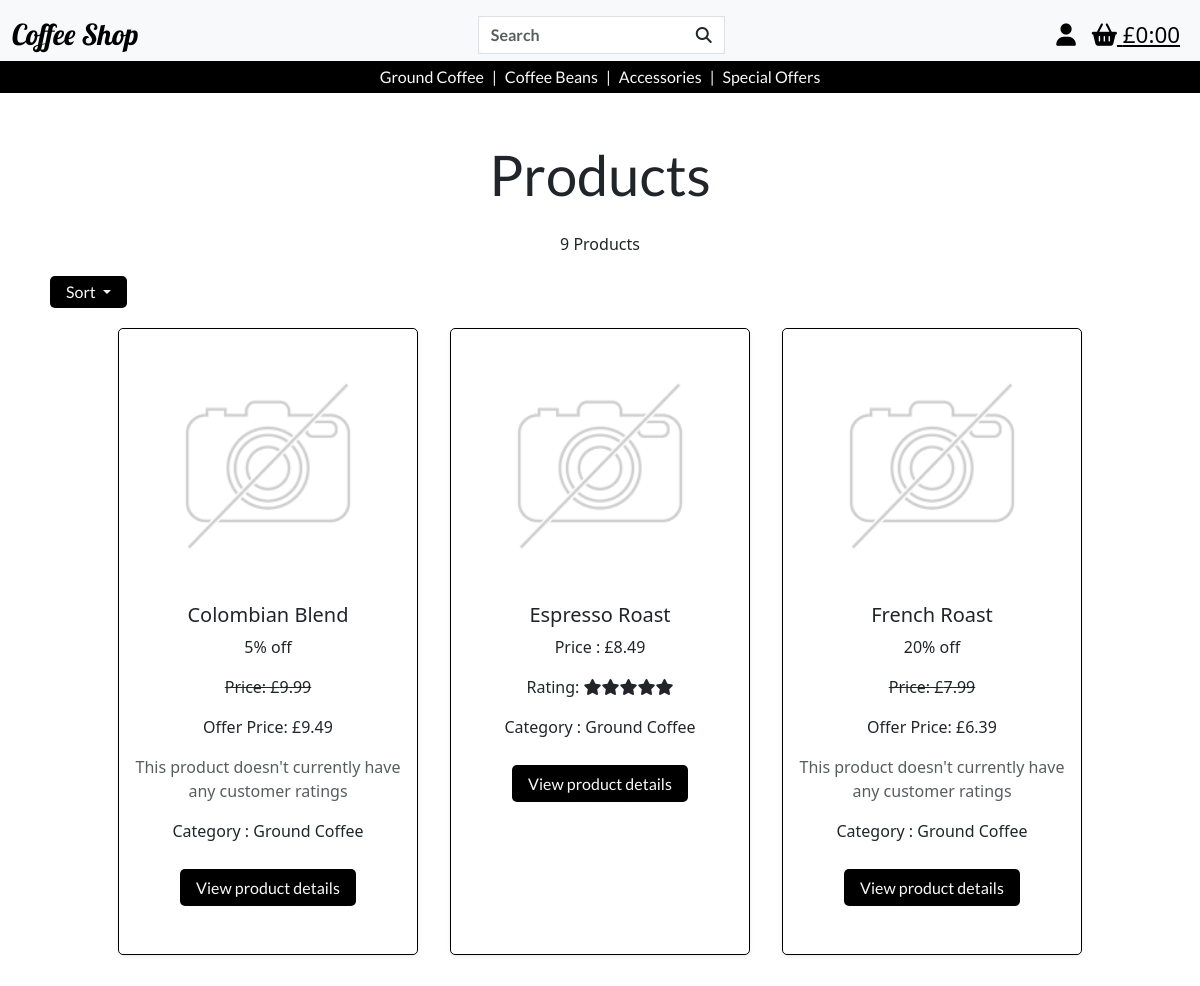
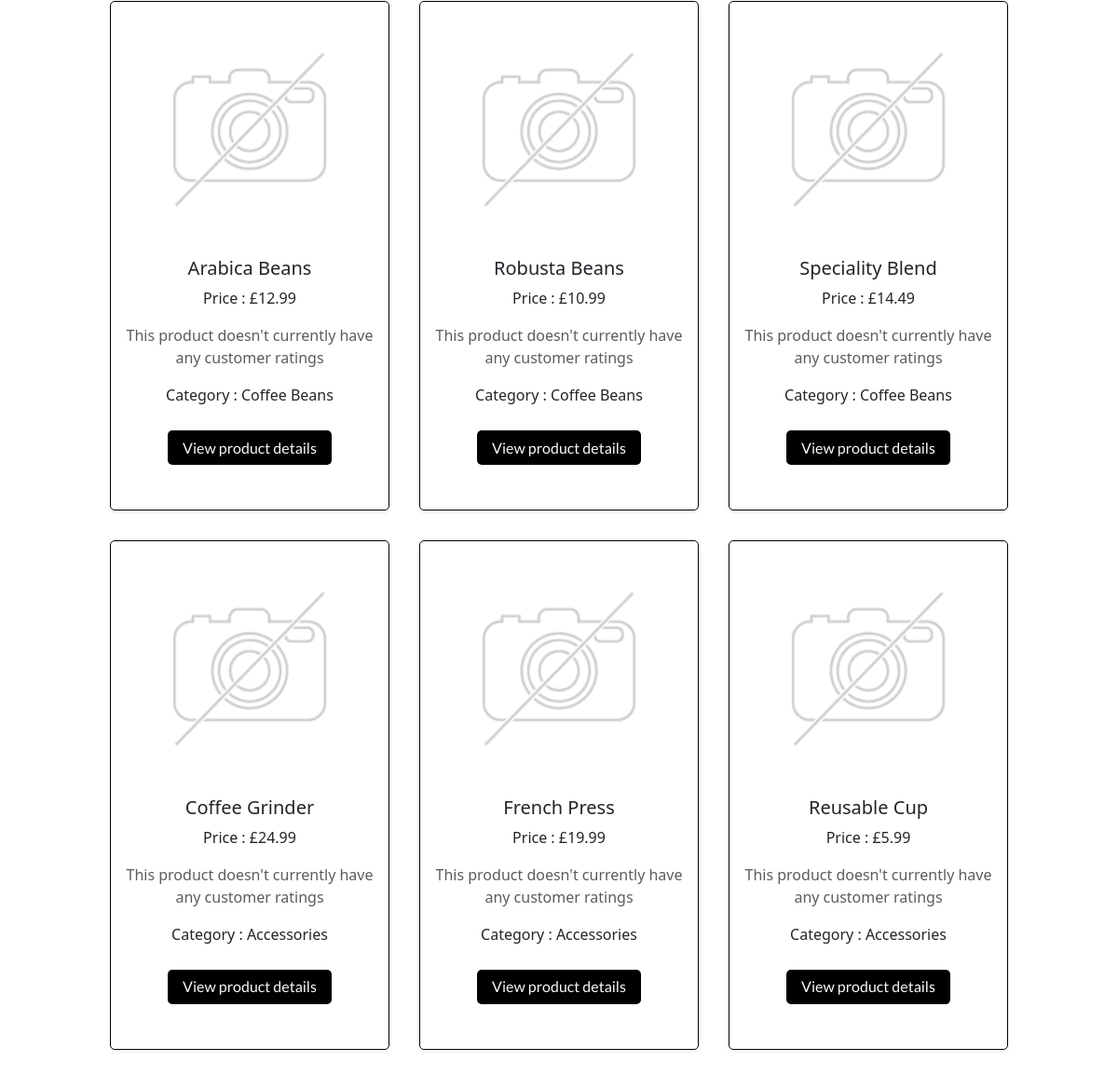
Screenshot of /products/ with the database file from the repository (2 pictures, top to bottom).
### products/models.py (models this page shows, shortened)
class Product(models.Model):
    category = models.ForeignKey(
        'Category', null=True, blank=True, on_delete=models.SET_NULL)
    sku = models.CharField(max_length=254, null=True, blank=True)
    product_name = models.CharField(max_length=254)
    description = models.TextField()
    price = models.DecimalField(max_digits=6, decimal_places=2)
    image_url = models.URLField(max_length=1024, null=True, blank=True)
    image = models.ImageField(null=True, blank=True)

class Category(models.Model):
    class Meta:
        verbose_name_plural = 'Categories'
    name = models.CharField(max_length=254)
    friendly_name = models.CharField(max_length=254, null=True, blank=True)

### promotions/models.py (models this page shows)
class Discount(models.Model):
    product = models.OneToOneField(Product, on_delete=models.CASCADE, related_name='discount', primary_key=True)
    percentage = models.PositiveIntegerField(validators=[MaxValueValidator(50)])
    def apply_discount(self, price):
        discounted_price = price - (price * self.percentage / 100)
        return round(discounted_price, 2)
    def discounted_price(self):
        return self.apply_discount(self.product.price)
    def __str__(self):
        return f"{self.percentage}% off"

### products/views.py (the view, shortened to what this page needs)
# urls.py: path('', views.all_products, name='products'),
def all_products(request):
    products = Product.objects.all()
    query = None
    sort = None
    direction = None
    category = None
    sortkey = 'id'
    products = products.annotate(avg_rating=Round(Avg('reviews__rating')))
    current_sorting = f'{sort}_{direction}'
    context = {
        'products': products,
        'search_term': query,
        'current_sorting': current_sorting,
        'selected_category': category,
    }
    return render(request, 'products/products.html', context)

### bag/contexts.py (called while the page is built, shortened)
def bag_contents(request):
    bag_items = []
    total = 0
    product_count = 0
    bag = request.session.get('bag', {})
    if total < settings.FREE_DELIVERY_THRESHOLD:
        delivery = total * Decimal(settings.STANDARD_DELIVERY_PERCENTAGE / 100)
        free_delivery_delta = settings.FREE_DELIVERY_THRESHOLD - total
    else:
        delivery = 0
        free_delivery_delta = 0
    grand_total = delivery + total
    context = {
        'bag_items' : bag_items,
        'total' : total,
        'product_count' : product_count,
        'delivery': delivery,
        'free_delivery_delta' : free_delivery_delta,
        'free_delivery_threshold' : settings.FREE_DELIVERY_THRESHOLD,
        'grand_total' : grand_total,
    }
    return context

### products/templates/products/products.html (shortened to what this page needs)
{% extends 'base.html' %} {% load static %} {% block extra_css %}
<link rel="stylesheet" href="{% static 'css/products.css' %}" />
{% endblock%} {% block content %}
<div class="container-fluid">
  <div class="row">
    <div class="col text-center mt-5 products-header">
      <h1 class="header">Products</h1>
    </div>
  </div>
  <div class="container">
    <div class="col-8 text-center offset-2">
      <p class="mt-3">
        {{ products|length }} Products{% if search_term %} found for '<strong>{{ search_term }}</strong>'{% endif %}
      </p>
    </div>
    <div class="row">
      <div class="m-2">
        <a
          class="button dropdown-toggle"
          href="#"
          role="button"
          id="dropdownMenuLink"
          data-bs-toggle="dropdown"
          aria-expanded="false"
        >
          Sort
        </a>
      </div>
    </div>
  </div>
  <div class="row justify-content-center">
    {% for product in products %}
    <div class="col-10 col-sm-5 col-lg-3 m-3 product-container shadow-sm">
      {% if product.image %}
      <a href="{% url 'product_detail' product.id %}">
        <img
          class="card-img-top img-fluid"
          src="{{ product.image.url }}"
          alt="{{ product.name }}"
        />
      </a>
      {% else %}
      <a href="{% url 'product_detail' product.id %}">
        <img
          class="card-img-top img-fluid"
          src="{{ MEDIA_URL }}noimage.png"
          alt="{{ product.name }}"
        />
      </a>
      {% endif %}
      <div class="">
        <div class="row">
          <div class="text-center">
            {% if product.discount %}
              <h5>{{ product.product_name }}</h5>
              <p>{{product.discount}}</p>
              <p class="line-through">Price: £{{ product.price }}</p>
              <p>Offer Price: £{{ product.discount.discounted_price }}</p>
            {% else %}
              <h5>{{ product.product_name }}</h5>
              <p>Price : £{{ product.price }}</p>
            {% endif %}
            {% if product.avg_rating %}
              {% if product.avg_rating == 1 %}
                <p>Rating: <i class="fa-solid fa-star"></i></p>
              {% elif product.avg_rating == 2 %}
                <p>Rating: <i class="fa-solid fa-star"></i><i class="fa-solid fa-star"></i></p>
              {% elif product.avg_rating == 3 %}
                <p>Rating: <i class="fa-solid fa-star"></i><i class="fa-solid fa-star"></i><i class="fa-solid fa-star"></i></p>
              {% elif product.avg_rating == 4 %}
                <p>Rating: <i class="fa-solid fa-star"></i><i class="fa-solid fa-star"></i><i class="fa-solid fa-star"></i><i class="fa-solid fa-star"></i></p>
              {% elif product.avg_rating == 5 %}
                <p>Rating: <i class="fa-solid fa-star"></i><i class="fa-solid fa-star"></i><i class="fa-solid fa-star"></i><i class="fa-solid fa-star"></i><i class="fa-solid fa-star"></i></p>
              {% endif %}
            {% else %}
            <p class="text-muted">This product doesn't currently have any customer ratings</p>
            {% endif %}
            {% if product.category %}
            <p>Category : {{ product.category.friendly_name }}</p>
            {% endif %}
            <div class="d-inline-block">
              <a
                href="{% url 'product_detail' product.id %}"
                class="d-block products-button mb-5"
                >View product details</a
              >
            </div>
          </div>
        </div>
      </div>
    </div>
    {% endfor %}
  </div>
</div>
{% endblock %}

### static/css/base.css (style rules this page uses)
.button { color: #f8f9fa; font-family: "lato", sans-serif; font-weight: 400; text-shadow: 0 0 6px #000000, 0 0 9px #000000, 0 0 12px #000000; text-decoration: none; background-color: black; padding: 0.4rem 1rem; border-radius: 5px; margin-top: 10px; }
.line-through { text-decoration: line-through; }
.header { font-size:3.5rem; font-family: 'lato', sans-serif; }

### static/css/products.css (style rules this page uses)
.product-container { border: 1px solid black; border-radius: 5px; display: flex; flex-direction: column; min-height: 100%; }
.products-button { color: #f8f9fa; font-family: 'lato', sans-serif; font-weight: 400; text-shadow: 0 0 6px #000000, 0 0 9px #000000, 0 0 12px #000000; text-decoration: none; background-color: black; padding: 0.4rem 1rem; border-radius: 5px; margin-top: 10px; }
.line-through { text-decoration: line-through; }

### rows the page displays
Product: product_name "Colombian Blend", discount "5% off", price "9.99", discount.discounted_price "9.49", shows "This product doesn't currently have any customer ratings", category.friendly_name "Ground Coffee"
Product: product_name "Espresso Roast", price "8.49", shows "Rating:", category.friendly_name "Ground Coffee"
Product: product_name "French Roast", discount "20% off", price "7.99", discount.discounted_price "6.39", shows "This product doesn't currently have any customer ratings", category.friendly_name "Ground Coffee"
Product: product_name "Arabica Beans", price "12.99", shows "This product doesn't currently have any customer ratings", category.friendly_name "Coffee Beans"
Product: product_name "Robusta Beans", price "10.99", shows "This product doesn't currently have any customer ratings", category.friendly_name "Coffee Beans"
Product: product_name "Speciality Blend", price "14.49", shows "This product doesn't currently have any customer ratings", category.friendly_name "Coffee Beans"
Product: product_name "Coffee Grinder", price "24.99", shows "This product doesn't currently have any customer ratings", category.friendly_name "Accessories"
Product: product_name "French Press", price "19.99", shows "This product doesn't currently have any customer ratings", category.friendly_name "Accessories"
Product: product_name "Reusable Cup", price "5.99", shows "This product doesn't currently have any customer ratings", category.friendly_name "Accessories"

### other values shown
{{ products|length }} "9"
